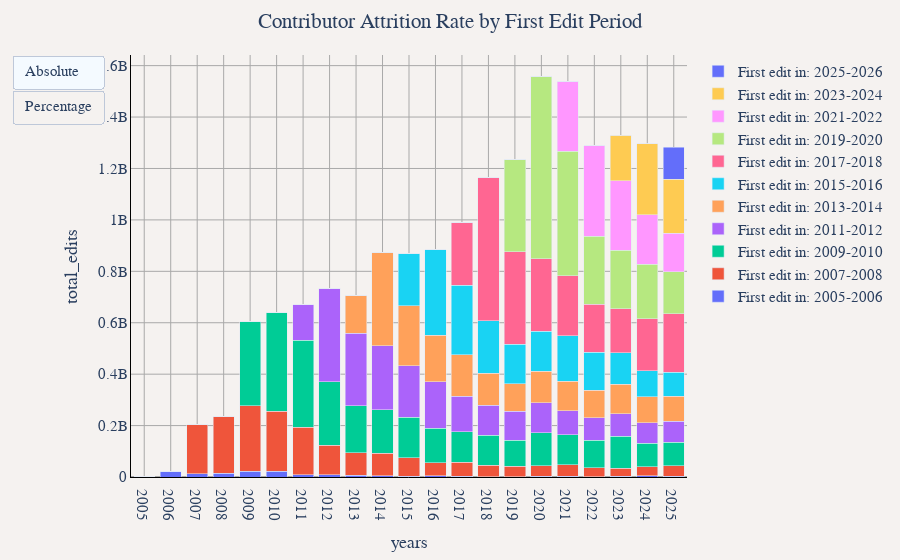

Here is the notebook cell this chart was saved with:
### Markdown cell above
## Contributor Attrition Rate by First Edit Period (Yearly)
This shows the contribution patterns of users grouped by their first edit period (2-year periods), displaying the percentage of total yearly edits from each cohort.

### Code cell
sql_query = """
WITH user_first_edit AS (
    -- Find the first edit year for each user
    SELECT 
        user_name,
        MIN(year) as first_edit_year
    FROM 
        read_parquet('../changeset_data/year=*/month=*/*.parquet')
    GROUP BY 
        user_name
),
year_user_edits AS (
    -- Sum edits by year and user
    SELECT 
        year,
        user_name,
        SUM(edit_count) as total_edits
    FROM 
        read_parquet('../changeset_data/year=*/month=*/*.parquet')
    GROUP BY 
        year, user_name
),
merged_data AS (
    -- Join to get first edit year for each user's yearly edits
    SELECT 
        y.year,
        y.user_name,
        y.total_edits,
        u.first_edit_year,
        CASE 
            -- Create 2-year periods based on odd/even years
            WHEN u.first_edit_year % 2 = 1 THEN 
                CONCAT('First edit in: ', CAST(u.first_edit_year AS VARCHAR), '-', CAST(u.first_edit_year + 1 AS VARCHAR))
            ELSE 
                CONCAT('First edit in: ', CAST(u.first_edit_year - 1 AS VARCHAR), '-', CAST(u.first_edit_year AS VARCHAR))
        END as first_edit_period
    FROM 
        year_user_edits y
    JOIN 
        user_first_edit u ON y.user_name = u.user_name
),
grouped_data AS (
    SELECT 
        CAST(year AS VARCHAR) as years,
        first_edit_period,
        SUM(total_edits) as total_edits
    FROM 
        merged_data
    GROUP BY 
        year, first_edit_period
)
SELECT 
    years,
    first_edit_period,
    total_edits,
    ROUND(100.0 * total_edits / SUM(total_edits) OVER (PARTITION BY years), 2) as percentage
FROM 
    grouped_data
ORDER BY 
    years, first_edit_period
"""
df = duckdb.sql(sql_query).df()

util.show_figure(
    [
        util.FigureConfig(
            title="Contributor Attrition Rate by First Edit Period",
            label="Absolute",
            x_col="years",
            y_col="total_edits",
            query_or_df=df,
            group_col="first_edit_period",
            plot_type="bar",
            trace_names=util.get_trace_names(df, "first_edit_period", "years", "total_edits", "unique"),
        ),
        util.FigureConfig(
            title="Percentage of Edits by First Edit Period",
            label="Percentage",
            x_col="years",
            y_col="percentage",
            query_or_df=df,
            group_col="first_edit_period",
            plot_type="bar",
        ),
    ]
)

### Figure 1 — Plotly figure (JSON) as saved in the notebook; plotly's stock layout.template omitted (floating-point values rounded to 4 significant figures)
{"data": [{"hovertemplate": "First edit in: 2005-2006<br>%{x}<br>%{y:,} total_edits<extra></extra>", "name": "First edit in: 2005-2006", "type": "bar", "visible": true, "x": ["2005", "2006", "2007", "2008", "2009", "2010", "2011", "2012", "2013", "2014", "2015", "2016", "2017", "2018", "2019", "2020", "2021", "2022", "2023", "2024", "2025"], "y": [158800.0, 21840000.0, 11720000.0, 14160000.0, 22160000.0, 21560000.0, 8498000.0, 8784000.0, 6644000.0, 4907000.0, 3458000.0, 4080000.0, 2656000.0, 1713000.0, 1657000.0, 2498000.0, 2022000.0, 1745000.0, 2026000.0, 5516000.0, 2110000.0]}, {"hovertemplate": "First edit in: 2007-2008<br>%{x}<br>%{y:,} total_edits<extra></extra>", "name": "First edit in: 2007-2008", "type": "bar", "visible": true, "x": ["2005", "2006", "2007", "2008", "2009", "2010", "2011", "2012", "2013", "2014", "2015", "2016", "2017", "2018", "2019", "2020", "2021", "2022", "2023", "2024", "2025"], "y": [0.0, 0.0, 192300000.0, 222400000.0, 254600000.0, 234800000.0, 184600000.0, 114400000.0, 87290000.0, 87870000.0, 70730000.0, 52070000.0, 54730000.0, 43540000.0, 40770000.0, 42010000.0, 46040000.0, 34910000.0, 32830000.0, 33990000.0, 42480000.0]}, {"hovertemplate": "First edit in: 2009-2010<br>%{x}<br>%{y:,} total_edits<extra></extra>", "name": "First edit in: 2009-2010", "type": "bar", "visible": true, "x": ["2005", "2006", "2007", "2008", "2009", "2010", "2011", "2012", "2013", "2014", "2015", "2016", "2017", "2018", "2019", "2020", "2021", "2022", "2023", "2024", "2025"], "y": [0.0, 0.0, 0.0, 0.0, 327600000.0, 382300000.0, 339500000.0, 246600000.0, 183700000.0, 169300000.0, 157800000.0, 134300000.0, 118400000.0, 116800000.0, 100800000.0, 126700000.0, 116000000.0, 106400000.0, 124100000.0, 91290000.0, 90580000.0]}, {"hovertemplate": "First edit in: 2011-2012<br>%{x}<br>%{y:,} total_edits<extra></extra>", "name": "First edit in: 2011-2012", "type": "bar", "visible": true, "x": ["2005", "2006", "2007", "2008", "2009", "2010", "2011", "2012", "2013", "2014", "2015", "2016", "2017", "2018", "2019", "2020", "2021", "2022", "2023", "2024", "2025"], "y": [0.0, 0.0, 0.0, 0.0, 0.0, 0.0, 137100000.0, 364600000.0, 282400000.0, 248900000.0, 200500000.0, 179800000.0, 138600000.0, 117100000.0, 112700000.0, 117400000.0, 92870000.0, 88080000.0, 86190000.0, 81180000.0, 82320000.0]}, {"hovertemplate": "First edit in: 2013-2014<br>%{x}<br>%{y:,} total_edits<extra></extra>", "name": "First edit in: 2013-2014", "type": "bar", "visible": true, "x": ["2005", "2006", "2007", "2008", "2009", "2010", "2011", "2012", "2013", "2014", "2015", "2016", "2017", "2018", "2019", "2020", "2021", "2022", "2023", "2024", "2025"], "y": [0.0, 0.0, 0.0, 0.0, 0.0, 0.0, 0.0, 0.0, 146700000.0, 360800000.0, 233800000.0, 181200000.0, 161700000.0, 123600000.0, 107700000.0, 121800000.0, 115300000.0, 106100000.0, 116200000.0, 100400000.0, 95970000.0]}, {"hovertemplate": "First edit in: 2015-2016<br>%{x}<br>%{y:,} total_edits<extra></extra>", "name": "First edit in: 2015-2016", "type": "bar", "visible": true, "x": ["2005", "2006", "2007", "2008", "2009", "2010", "2011", "2012", "2013", "2014", "2015", "2016", "2017", "2018", "2019", "2020", "2021", "2022", "2023", "2024", "2025"], "y": [0.0, 0.0, 0.0, 0.0, 0.0, 0.0, 0.0, 0.0, 0.0, 0.0, 201300000.0, 333400000.0, 268900000.0, 204600000.0, 152500000.0, 155700000.0, 176300000.0, 148300000.0, 121800000.0, 100100000.0, 94780000.0]}, {"hovertemplate": "First edit in: 2017-2018<br>%{x}<br>%{y:,} total_edits<extra></extra>", "name": "First edit in: 2017-2018", "type": "bar", "visible": true, "x": ["2005", "2006", "2007", "2008", "2009", "2010", "2011", "2012", "2013", "2014", "2015", "2016", "2017", "2018", "2019", "2020", "2021", "2022", "2023", "2024", "2025"], "y": [0.0, 0.0, 0.0, 0.0, 0.0, 0.0, 0.0, 0.0, 0.0, 0.0, 0.0, 0.0, 245500000.0, 555900000.0, 360000000.0, 282900000.0, 234700000.0, 185500000.0, 171300000.0, 203300000.0, 227500000.0]}, {"hovertemplate": "First edit in: 2019-2020<br>%{x}<br>%{y:,} total_edits<extra></extra>", "name": "First edit in: 2019-2020", "type": "bar", "visible": true, "x": ["2005", "2006", "2007", "2008", "2009", "2010", "2011", "2012", "2013", "2014", "2015", "2016", "2017", "2018", "2019", "2020", "2021", "2022", "2023", "2024", "2025"], "y": [0.0, 0.0, 0.0, 0.0, 0.0, 0.0, 0.0, 0.0, 0.0, 0.0, 0.0, 0.0, 0.0, 0.0, 358100000.0, 710400000.0, 483700000.0, 265300000.0, 228300000.0, 210900000.0, 163300000.0]}, {"hovertemplate": "First edit in: 2021-2022<br>%{x}<br>%{y:,} total_edits<extra></extra>", "name": "First edit in: 2021-2022", "type": "bar", "visible": true, "x": ["2005", "2006", "2007", "2008", "2009", "2010", "2011", "2012", "2013", "2014", "2015", "2016", "2017", "2018", "2019", "2020", "2021", "2022", "2023", "2024", "2025"], "y": [0.0, 0.0, 0.0, 0.0, 0.0, 0.0, 0.0, 0.0, 0.0, 0.0, 0.0, 0.0, 0.0, 0.0, 0.0, 0.0, 272700000.0, 351100000.0, 269000000.0, 194300000.0, 149000000.0]}, {"hovertemplate": "First edit in: 2023-2024<br>%{x}<br>%{y:,} total_edits<extra></extra>", "name": "First edit in: 2023-2024", "type": "bar", "visible": true, "x": ["2005", "2006", "2007", "2008", "2009", "2010", "2011", "2012", "2013", "2014", "2015", "2016", "2017", "2018", "2019", "2020", "2021", "2022", "2023", "2024", "2025"], "y": [0.0, 0.0, 0.0, 0.0, 0.0, 0.0, 0.0, 0.0, 0.0, 0.0, 0.0, 0.0, 0.0, 0.0, 0.0, 0.0, 0.0, 0.0, 178000000.0, 274900000.0, 210400000.0]}, {"hovertemplate": "First edit in: 2025-2026<br>%{x}<br>%{y:,} total_edits<extra></extra>", "name": "First edit in: 2025-2026", "type": "bar", "visible": true, "x": ["2005", "2006", "2007", "2008", "2009", "2010", "2011", "2012", "2013", "2014", "2015", "2016", "2017", "2018", "2019", "2020", "2021", "2022", "2023", "2024", "2025"], "y": [0.0, 0.0, 0.0, 0.0, 0.0, 0.0, 0.0, 0.0, 0.0, 0.0, 0.0, 0.0, 0.0, 0.0, 0.0, 0.0, 0.0, 0.0, 0.0, 0.0, 123800000.0]}, {"hovertemplate": "First edit in: 2005-2006<br>%{x}<br>%{y:,} percentage<extra></extra>", "name": "First edit in: 2005-2006", "type": "bar", "visible": false, "x": ["2005", "2006", "2007", "2008", "2009", "2010", "2011", "2012", "2013", "2014", "2015", "2016", "2017", "2018", "2019", "2020", "2021", "2022", "2023", "2024", "2025"], "y": [100.0, 100.0, 5.74, 5.99, 3.67, 3.38, 1.27, 1.2, 0.94, 0.56, 0.4, 0.46, 0.27, 0.15, 0.13, 0.16, 0.13, 0.14, 0.15, 0.43, 0.16]}, {"hovertemplate": "First edit in: 2007-2008<br>%{x}<br>%{y:,} percentage<extra></extra>", "name": "First edit in: 2007-2008", "type": "bar", "visible": false, "x": ["2005", "2006", "2007", "2008", "2009", "2010", "2011", "2012", "2013", "2014", "2015", "2016", "2017", "2018", "2019", "2020", "2021", "2022", "2023", "2024", "2025"], "y": [0.0, 0.0, 94.26, 94.01, 42.13, 36.77, 27.56, 15.57, 12.35, 10.08, 8.15, 5.88, 5.53, 3.74, 3.3, 2.69, 2.99, 2.71, 2.47, 2.62, 3.31]}, {"hovertemplate": "First edit in: 2009-2010<br>%{x}<br>%{y:,} percentage<extra></extra>", "name": "First edit in: 2009-2010", "type": "bar", "visible": false, "x": ["2005", "2006", "2007", "2008", "2009", "2010", "2011", "2012", "2013", "2014", "2015", "2016", "2017", "2018", "2019", "2020", "2021", "2022", "2023", "2024", "2025"], "y": [0.0, 0.0, 0.0, 0.0, 54.2, 59.86, 50.7, 33.58, 26.0, 19.42, 18.18, 15.17, 11.95, 10.04, 8.16, 8.13, 7.53, 8.27, 9.33, 7.04, 7.06]}, {"hovertemplate": "First edit in: 2011-2012<br>%{x}<br>%{y:,} percentage<extra></extra>", "name": "First edit in: 2011-2012", "type": "bar", "visible": false, "x": ["2005", "2006", "2007", "2008", "2009", "2010", "2011", "2012", "2013", "2014", "2015", "2016", "2017", "2018", "2019", "2020", "2021", "2022", "2023", "2024", "2025"], "y": [0.0, 0.0, 0.0, 0.0, 0.0, 0.0, 20.47, 49.65, 39.96, 28.55, 23.11, 20.32, 13.99, 10.07, 9.13, 7.53, 6.03, 6.84, 6.48, 6.26, 6.42]}, {"hovertemplate": "First edit in: 2013-2014<br>%{x}<br>%{y:,} percentage<extra></extra>", "name": "First edit in: 2013-2014", "type": "bar", "visible": false, "x": ["2005", "2006", "2007", "2008", "2009", "2010", "2011", "2012", "2013", "2014", "2015", "2016", "2017", "2018", "2019", "2020", "2021", "2022", "2023", "2024", "2025"], "y": [0.0, 0.0, 0.0, 0.0, 0.0, 0.0, 0.0, 0.0, 20.75, 41.39, 26.95, 20.48, 16.33, 10.62, 8.72, 7.81, 7.49, 8.24, 8.74, 7.74, 7.49]}, {"hovertemplate": "First edit in: 2015-2016<br>%{x}<br>%{y:,} percentage<extra></extra>", "name": "First edit in: 2015-2016", "type": "bar", "visible": false, "x": ["2005", "2006", "2007", "2008", "2009", "2010", "2011", "2012", "2013", "2014", "2015", "2016", "2017", "2018", "2019", "2020", "2021", "2022", "2023", "2024", "2025"], "y": [0.0, 0.0, 0.0, 0.0, 0.0, 0.0, 0.0, 0.0, 0.0, 0.0, 23.2, 37.68, 27.15, 17.59, 12.35, 9.99, 11.45, 11.52, 9.16, 7.72, 7.39]}, {"hovertemplate": "First edit in: 2017-2018<br>%{x}<br>%{y:,} percentage<extra></extra>", "name": "First edit in: 2017-2018", "type": "bar", "visible": false, "x": ["2005", "2006", "2007", "2008", "2009", "2010", "2011", "2012", "2013", "2014", "2015", "2016", "2017", "2018", "2019", "2020", "2021", "2022", "2023", "2024", "2025"], "y": [0.0, 0.0, 0.0, 0.0, 0.0, 0.0, 0.0, 0.0, 0.0, 0.0, 0.0, 0.0, 24.79, 47.79, 29.17, 18.14, 15.25, 14.41, 12.88, 15.69, 17.74]}, {"hovertemplate": "First edit in: 2019-2020<br>%{x}<br>%{y:,} percentage<extra></extra>", "name": "First edit in: 2019-2020", "type": "bar", "visible": false, "x": ["2005", "2006", "2007", "2008", "2009", "2010", "2011", "2012", "2013", "2014", "2015", "2016", "2017", "2018", "2019", "2020", "2021", "2022", "2023", "2024", "2025"], "y": [0.0, 0.0, 0.0, 0.0, 0.0, 0.0, 0.0, 0.0, 0.0, 0.0, 0.0, 0.0, 0.0, 0.0, 29.01, 45.56, 31.42, 20.61, 17.17, 16.28, 12.73]}, {"hovertemplate": "First edit in: 2021-2022<br>%{x}<br>%{y:,} percentage<extra></extra>", "name": "First edit in: 2021-2022", "type": "bar", "visible": false, "x": ["2005", "2006", "2007", "2008", "2009", "2010", "2011", "2012", "2013", "2014", "2015", "2016", "2017", "2018", "2019", "2020", "2021", "2022", "2023", "2024", "2025"], "y": [0.0, 0.0, 0.0, 0.0, 0.0, 0.0, 0.0, 0.0, 0.0, 0.0, 0.0, 0.0, 0.0, 0.0, 0.0, 0.0, 17.71, 27.27, 20.23, 14.99, 11.62]}, {"hovertemplate": "First edit in: 2023-2024<br>%{x}<br>%{y:,} percentage<extra></extra>", "name": "First edit in: 2023-2024", "type": "bar", "visible": false, "x": ["2005", "2006", "2007", "2008", "2009", "2010", "2011", "2012", "2013", "2014", "2015", "2016", "2017", "2018", "2019", "2020", "2021", "2022", "2023", "2024", "2025"], "y": [0.0, 0.0, 0.0, 0.0, 0.0, 0.0, 0.0, 0.0, 0.0, 0.0, 0.0, 0.0, 0.0, 0.0, 0.0, 0.0, 0.0, 0.0, 13.39, 21.22, 16.41]}, {"hovertemplate": "First edit in: 2025-2026<br>%{x}<br>%{y:,} percentage<extra></extra>", "name": "First edit in: 2025-2026", "type": "bar", "visible": false, "x": ["2005", "2006", "2007", "2008", "2009", "2010", "2011", "2012", "2013", "2014", "2015", "2016", "2017", "2018", "2019", "2020", "2021", "2022", "2023", "2024", "2025"], "y": [0.0, 0.0, 0.0, 0.0, 0.0, 0.0, 0.0, 0.0, 0.0, 0.0, 0.0, 0.0, 0.0, 0.0, 0.0, 0.0, 0.0, 0.0, 0.0, 0.0, 9.65]}], "layout": {"barmode": "stack", "font": {"family": "Times", "size": 15}, "margin": {"b": 55, "l": 55, "r": 55, "t": 55}, "paper_bgcolor": "#f5f2f0", "plot_bgcolor": "#f5f2f0", "title": {"text": "Contributor Attrition Rate by First Edit Period", "x": 0.5}, "updatemenus": [{"buttons": [{"args": [{"visible": [true, true, true, true, true, true, true, true, true, true, true, false, false, false, false, false, false, false, false, false, false, false]}, {"title.text": "Contributor Attrition Rate by First Edit Period", "xaxis.title.text": "years", "yaxis.title.text": "total_edits"}], "label": "Absolute", "method": "update"}, {"args": [{"visible": [false, false, false, false, false, false, false, false, false, false, false, true, true, true, true, true, true, true, true, true, true, true]}, {"title.text": "Percentage of Edits by First Edit Period", "xaxis.title.text": "years", "yaxis.title.text": "percentage"}], "label": "Percentage", "method": "update"}], "type": "buttons"}], "xaxis": {"gridcolor": "darkgray", "linecolor": "black", "showgrid": true, "tickcolor": "black", "title": {"text": "years"}, "zerolinecolor": "darkgray"}, "yaxis": {"gridcolor": "darkgray", "linecolor": "black", "rangemode": "tozero", "showgrid": true, "tickcolor": "black", "title": {"text": "total_edits"}, "zerolinecolor": "darkgray"}}}
